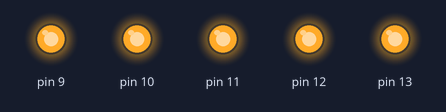
Bench run of a sketch on a simulated Arduino Uno, built with avr-gcc and run on an emulated ATmega328P. On the bench: output pins drawn as LEDs (lit = HIGH).

Above: at 2.5 s.
At 5.5 s:
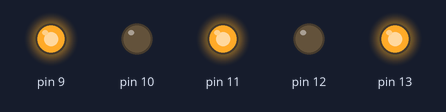
At 6.5 s:
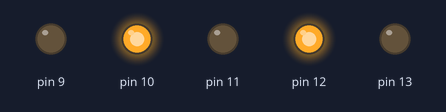
At 7.5 s:
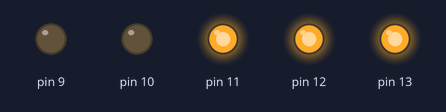
At 8.5 s:
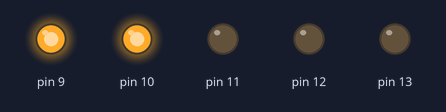
At 9.5 s:
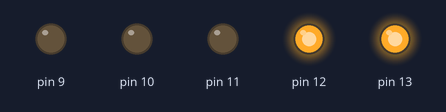
Timing chart, 0 to 13.0 s (numbered marks = the images above):
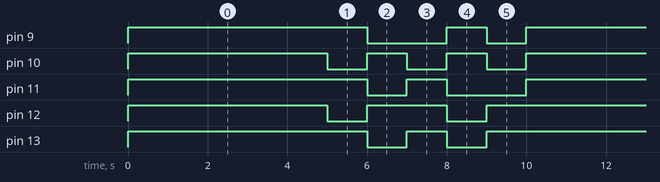

Measured:
- by itself, pin 9: repeats every 10.0 s: LOW 2.0 s, HIGH 1.0 s, LOW 1.0 s, HIGH 6.0 s
- by itself, pin 10: repeats every 10.0 s: 2 × (LOW 1.0 s, HIGH 1.0 s), LOW 1.0 s, HIGH 5.0 s
- by itself, pin 11: repeats every 10.0 s: LOW 1.0 s, HIGH 1.0 s, LOW 2.0 s, HIGH 6.0 s
- by itself, pin 12: repeats every 10.0 s: LOW 1.0 s, HIGH 2.0 s, LOW 1.0 s, HIGH 6.0 s
- by itself, pin 13: repeats every 10.0 s: LOW 1.0 s, HIGH 1.0 s, LOW 1.0 s, HIGH 7.0 s

The sketch:

blink5.ino
```cpp
void setup() {
  // put your setup code here, to run once:
pinMode(13,OUTPUT);
pinMode(12,OUTPUT);
pinMode(11,OUTPUT);
pinMode(10,OUTPUT);
pinMode(9,OUTPUT);
}

void loop() {
  // put your main code here, to run repeatedly:
digitalWrite(13,HIGH);
digitalWrite(12,HIGH);
digitalWrite(11,HIGH);
digitalWrite(10,HIGH);
digitalWrite(9,HIGH);
delay(5000);
digitalWrite(13,HIGH);
digitalWrite(12,LOW);
digitalWrite(11,HIGH);
digitalWrite(10,LOW);
digitalWrite(9,HIGH);
delay(1000);
digitalWrite(13,LOW);
digitalWrite(12,HIGH);
digitalWrite(11,LOW);
digitalWrite(10,HIGH);
digitalWrite(9,LOW);
delay(1000);
digitalWrite(13,HIGH);
digitalWrite(12,HIGH);
digitalWrite(11,HIGH);
digitalWrite(10,LOW);
digitalWrite(9,LOW);
delay(1000);
digitalWrite(13,LOW);
digitalWrite(12,LOW);
digitalWrite(11,LOW);
digitalWrite(10,HIGH);
digitalWrite(9,HIGH);
delay(1000);
digitalWrite(13,HIGH);
digitalWrite(12,HIGH);
digitalWrite(11,LOW);
digitalWrite(10,LOW);
digitalWrite(9,LOW);
delay(1000);
digitalWrite(13,LOW);
digitalWrite(12,LOW);
digitalWrite(11,HIGH);
digitalWrite(10,HIGH);
digitalWrite(9,HIGH);


}
```
